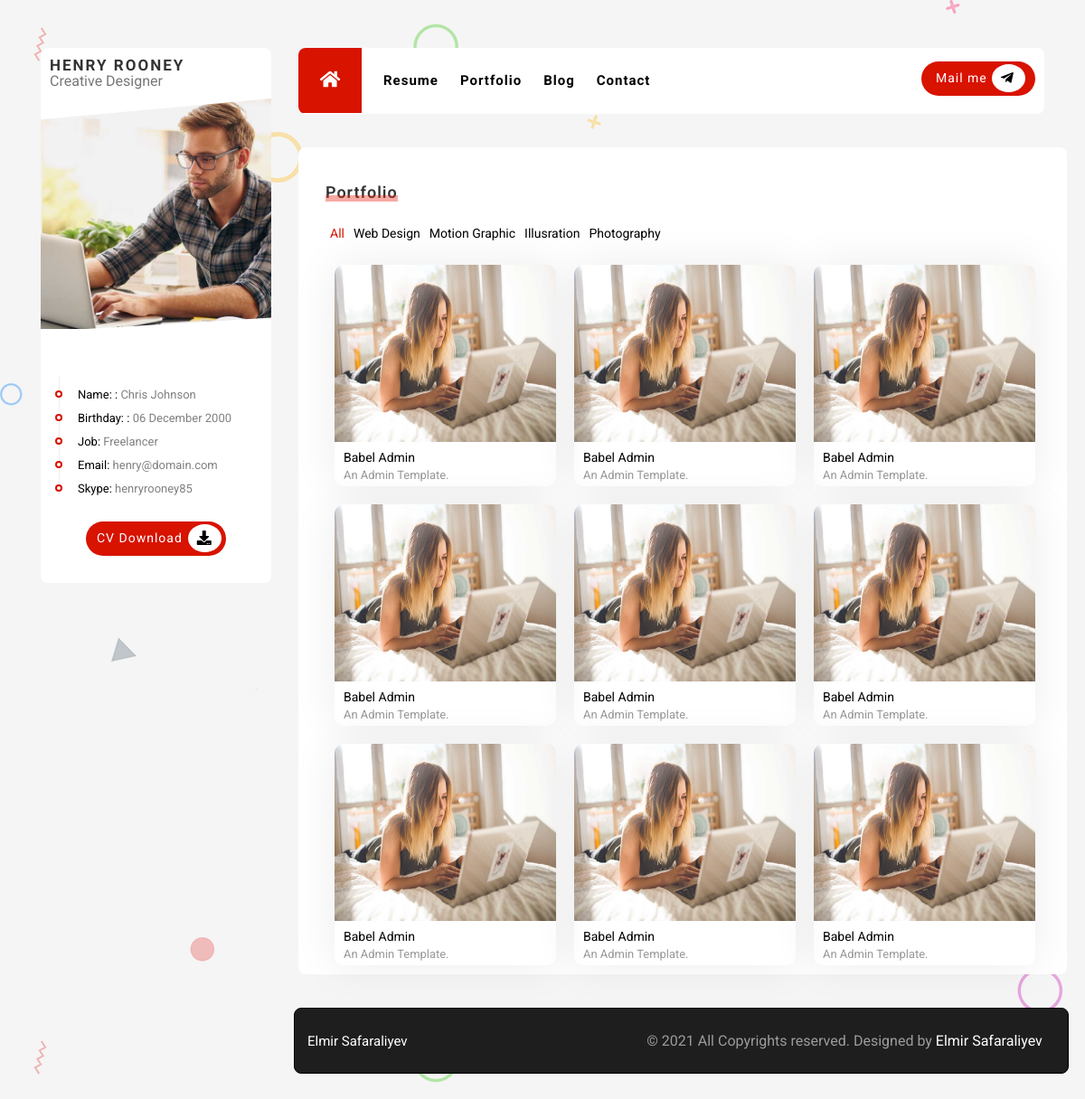
Page /portfolio on the earlier database version.
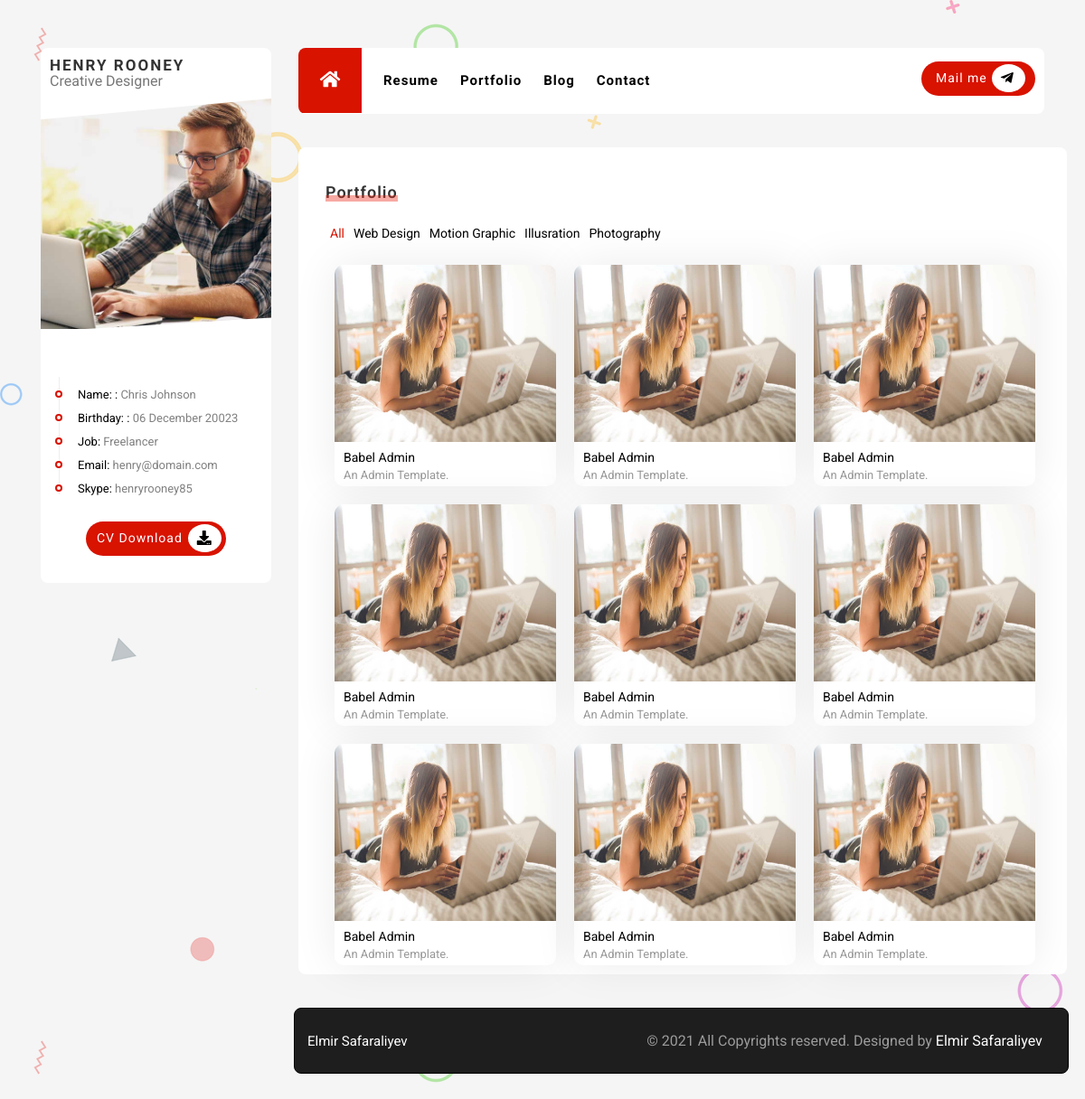
Same page on the later database version.
### PROJECT/data.py (models this page shows)
class Profile(db.Model):
    __tablename__='Profile'
    id=db.Column(db.Integer,primary_key=True)
    infoheader=db.Column(db.String(120))
    informatio=db.Column(db.String(120))

### PROJECT/mainroutes.py (the view)
@app.route('/portfolio')
def portfolio():
    portfolio=Portfolio.query.all()
    profile=Profile.query.all()
    profileimg=Profileim.query.all()
    return render_template('app/portfoliopage.html', portfolio=portfolio,profile=profile, profileimg=profileimg)

### PROJECT/templates/app/portfoliopage.html (shortened to what this page needs)
{% extends "app/base.html" %}
{% block profile %}
<div class="profile">
  <div class="profile-name">
    <span class="name">
      HENRY ROONEY
    </span>
    <span class="job">
      Creative Designer
    </span>
  </div>
  <div class="profile-image">
    <img src="../../static/uploads/profile.jpg">
  </div>
  <div class="profile-info">
    <ul class="profileinfolist">
      {% for profile in profile %}
      <li class="profileinfoitem">
        <p>
          <span>{{profile.infoheader}}:</span>
          {{profile.informatio}}
        </p>
      </li>
      {% endfor %}
    </ul>
  </div>
  <div class="cvbutton">
    <div class="cvbuttonbox">
      <a class="cvdownload" href="">CV Download</a>
      <div class="downloadiconbox">
        <i class="fas fa-download dwiconbox"></i>
      </div>
    </div>
  </div>
</div>
{% endblock %}
{% block pages %}
<div class="portfoliomain">
  <div class="portfolioheader">
    <h1>Portfolio</h1>
    <span></span>
  </div>
  <section class="portfolio">
    <ul class="filter">
      <li class="list active" data-filter="all">All</li>
      <li class="list" data-filter="web">Web Design</li>
      <li class="list" data-filter="graphic">Motion Graphic</li>
      <li class="list" data-filter="illustration">Illusration</li>
      <li class="list" data-filter="photography">Photography</li>
    </ul>
    <div class="product">
      <div class="itembox web">
        <img src="../../static/app/img/blog-1.jpg" alt="">
        <div class="description">
          <h1>Babel Admin</h1>
          <span>An Admin Template.</span>
        </div>
      </div>
      <div class="itembox graphic">
        <img src="../../static/app/img/blog-1.jpg" alt="">
        <div class="description">
          <h1>Babel Admin</h1>
          <span>An Admin Template.</span>
        </div>
      </div>
      <div class="itembox illustration">
        <img src="../../static/app/img/blog-1.jpg" alt="">
        <div class="description">
          <h1>Babel Admin</h1>
          <span>An Admin Template.</span>
        </div>
      </div>
      <div class="itembox photography">
        <img src="../../static/app/img/blog-1.jpg" alt="">
        <div class="description">
          <h1>Babel Admin</h1>
          <span>An Admin Template.</span>
        </div>
      </div>
      <div class="itembox graphic">
        <img src="../../static/app/img/blog-1.jpg" alt="">
        <div class="description">
          <h1>Babel Admin</h1>
          <span>An Admin Template.</span>
        </div>
      </div>
      <div class="itembox illustration">
        <img src="../../static/app/img/blog-1.jpg" alt="">
        <div class="description">
          <h1>Babel Admin</h1>
          <span>An Admin Template.</span>
        </div>
      </div>
      <div class="itembox photography">
        <img src="../../static/app/img/blog-1.jpg" alt="">
        <div class="description">
          <h1>Babel Admin</h1>
          <span>An Admin Template.</span>
        </div>
      </div>
      <div class="itembox graphic">
        <img src="../../static/app/img/blog-1.jpg" alt="">
        <div class="description">
          <h1>Babel Admin</h1>
          <span>An Admin Template.</span>
        </div>
      </div>
      <div class="itembox illustration">
        <img src="../../static/app/img/blog-1.jpg" alt="">
        <div class="description">
          <h1>Babel Admin</h1>
          <span>An Admin Template.</span>
        </div>
      </div>
  </section>
</div>
 {% endblock %}

### PROJECT/templates/app/base.html (shortened to what this page needs)
<!DOCTYPE html>
<html lang="en">
<head>
  <link rel="stylesheet" href="static/app/css/style.css">
  <link rel="stylesheet" href="static/app/css/grid.css">
  <link rel="stylesheet" href="static/app/css/resume.css">
  <link rel="stylesheet" href="static/app/css/contact.css">
  <link rel="stylesheet" href="static/app/css/portfolio.css">
  <link rel="stylesheet" href="static/app/css/grid2.css">
  <link rel="stylesheet" href="static/app/css/blog.css">
  <link rel="stylesheet" href="https://use.fontawesome.com/releases/v5.0.13/css/all.css"
>
  <link rel="stylesheet" href="https://cdnjs.cloudflare.com/ajax/libs/font-awesome/5.15.2/css/all.min.css">
  <link rel="stylesheet" href="https://cdnjs.cloudflare.com/ajax/libs/font-awesome/4.7.0/css/font-awesome.min.css">
  <link rel="stylesheet" href="https://cdn.jsdelivr.net/npm/bootstrap-icons@1.4.0/font/bootstrap-icons.css">
  <link rel="stylesheet" href="https://cdn.jsdelivr.net/npm/bootstrap-icons@1.4.0/font/bootstrap-icons.css">
  <link rel="stylesheet" href="https://cdnjs.cloudflare.com/ajax/libs/OwlCarousel2/2.3.4/assets/owl.carousel.min.css">
</head>
<body>
  <div class="container">
    <div class="row">
      <div class="col-3">
        {% block profile %}
        {% endblock %}
      </div>
      <div class="col-9">
        <div class="main">
          <nav>
            {% block menu %}
            <div class="row" id="menu">
              <div class="col-md-8 col-sm-8 col-xs-4" id="menumain">
                <ul class="menu-ul">
                  <li>
                    <a href="/">
                      <div class="homebutton" id="btn1">
                        <i class="fas fa-home"></i>
                      </div>
                    </a>
                  </li>
                  <li> <a class="li" id="btn2" href="/resume">Resume</a></li>
                  <li> <a class="li" id="btn3" href="/portfolio">Portfolio</a></li>
                  <li> <a class="li" id="btn4" href="/blog">Blog</a></li>
                  <li> <a class="li" id="btn5" href="/contact">Contact</a></li>
                </ul>
              </div>
              <div class="col-md-4 col-sm-4 col-xs-8 dynamic" id="social1">
                <div id="mail">
                  <div id="mailbox">
                    <a id="mailto" href="mailto: abc@example.com">Mail me</a>
                    <div id="mailiconbox">
                      <i id="mailicon" class="fab fa-telegram-plane"></i>
                    </div>
                  </div>
                </div>
              </div>
            </div>
            {% endblock %}
          </nav>
        </div>
        <div class="col-12">
          {% block pages %}
          {% endblock %}
          <div class="col-12">
            <div class="footer">
              <h1>Elmir Safaraliyev</h1>
              <h2>© 2021 All Copyrights reserved. Designed by <span>Elmir Safaraliyev</span></h2>
            </div>
          </div>
        </div>
      </div>
    </div>
  </div>
</body>
</html>

### PROJECT/static/app/css/style.css (style rules this page uses)
body { background-image: url(../img/bg.png) !important; background-color: #f5f5f5 !important; font-family: 'Roboto', sans-serif !important; }
.container { height: 1000px; padding-top: 53px; padding-left: 120px; padding-right: 120px; }
.profile { width: 100%; height: auto; margin: 0px; background-color: white; border-radius: 8px; }
.profile-name { line-height: 18px; padding: 10px; position: relative; }
.name { font-size: 1.063rem; color: #333333; font-weight: 700; line-height: 18px; letter-spacing: 2px; display: block; }
.job { font-size: 0.813; color: #777777; line-height: 18px; font-weight: 400; }
.profile-image { height: auto; width: 100%; overflow: hidden; clip-path: polygon(0 9%, 100% 0, 100% 94%, 0% 100%); }
.profile-info { position: relative; top: 10px; }
.profile-image img { width: 100%; height: 100%; }
.profileinfoitem::before { content: ""; border: solid 2px #d81300; width: 8px; height: 8px; border-radius: 50px; margin-left: -25px; margin-top: 2px; background: #fff; display: block; position: absolute; }
.profileinfoitem { border-left: 1px solid #eee; padding-left: 20px; }
.profileinfolist { font-size: 13px; padding-top: 40px; padding-left: 20px; padding-right: 10px; }
.profileinfoitem p { display: inline; }
.profileinfoitem { padding-top: 13px; color: gray; }
.profileinfoitem span { color: black; }
.cvbutton { padding-top: 40px; display: flex; justify-content: center; padding-bottom: 30px; }
.cvbuttonbox { width: 155px; height: 38px; letter-spacing: 1px; background-color: #d81300; border-radius: 45px; }
.downloadiconbox { display: inline; padding-top: 6px; padding-bottom: 6px; background-color: white; border-radius: 50%; Box-sizing: border-box; }
.dwiconbox { padding: 10px; }
.cvdownload { font-size: 14px; padding-bottom: 20px; line-height: 37px; padding-left: 12px; padding-right: 6px; display: inline; float: left; color: #ffffff; text-decoration: none; font-weight: 400; }
.menu-ul li { float: left; text-align: center; position: relative; height: 100%; }
.li { display: block; color: black; text-align: center; padding-left: 24px; text-decoration: none; font-size: 15px; font-weight: 700; line-height: 73px; letter-spacing: 1px; }
#menu { margin-left: 0px; background-color: white; width: 851px; border-radius: 8px; overflow: hidden; }
#menumain { padding: 0; position: relative; }
#social1 { padding-right: 10px; display: flex; justify-content: end; }
#mail { float: left; padding-top: 15px; margin-left: 22px; display: inline; }
#mailbox { width: 126px; height: 38px; letter-spacing: 1px; background-color: #d81300; border-radius: 45px; }
#mailiconbox { display: inline; padding-left: 0px; padding-top: 6px; padding-right: 2px; padding-bottom: 6px; background-color: white; border-radius: 50%; Box-sizing: border-box; }
#mailicon { padding: 10px; }
#mailto { font-size: 14px; padding-bottom: 20px; line-height: 37px; padding-left: 16px; padding-right: 5px; display: inline; float: left; color: #ffffff; text-decoration: none; font-weight: 400; }
.homebutton { background-color: #d81300; width: 70px; height: 72px; padding-top: 35%; font-size: 20px; }
.homebutton i { color: white; }
.footer { margin-top: 37px; margin-bottom: 100px; width: 112%; height: 73px; border: thin solid black; padding: 0; margin-left: -35px; border-radius: 8px; background-color: #1e1e1e; }
.footer h1,h2 { color: #ffffff; }
.footer h1 { display: inline; position: relative; top: 28px; left: 14px; font-size: 0.938rem; }
.footer h2 { text-align: right; padding-top: 12px; padding-right: 28px; color: #9c9c9c; }
.footer h2 span { color: white; }

### PROJECT/static/app/css/grid2.css (style rules this page uses)
.col-3 { width: 25%; }
@media screen and (max-width: 1200px) { #menu { width: 100%; } }
@media screen and (max-width: 1200px) { .portfolio { width: 105%; } }
@media screen and (max-width: 1200px) { #mail { margin-left: 60px; } }

Differences in the rows shown:
changed Profile "Birthday:": informatio "06 December 2000" → "06 December 20023"
